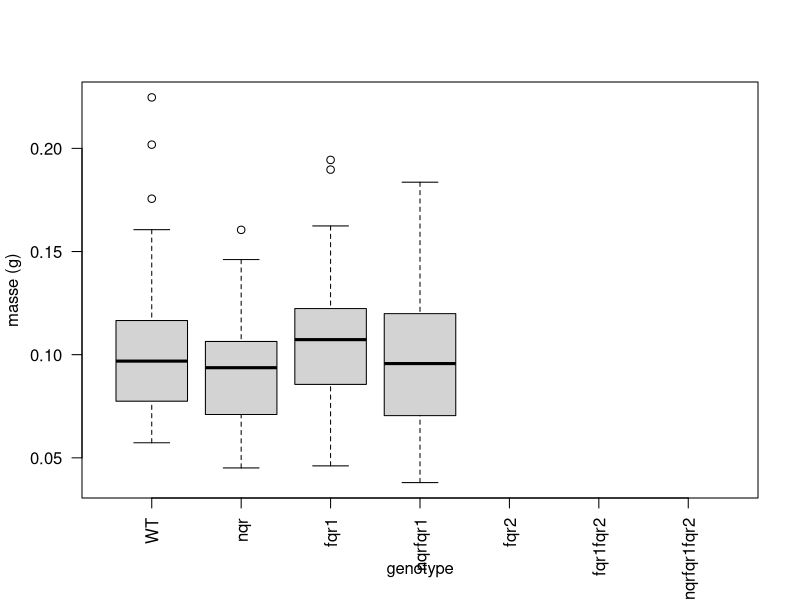

Write R code to recreate this figure. (Note: this script raises an error after producing the figure.)
remove(list = ls())
library("ggplot2")
library("cowplot")

data <- read.csv("masseGrainesPlantes.csv", header = TRUE)

data$genotype <- factor(data$genotype, levels = c("WT", "nqr", "fqr1", "nqrfqr1", "fqr2", "fqr1fqr2", "nqrfqr1fqr2"))

gen1 <- c("WT", "nqr", "fqr1", "nqrfqr1")
df1 <- data[data$genotype == "WT" | 
              data$genotype == "nqr" | 
              data$genotype == "fqr1" | 
              data$genotype == "nqrfqr1",]

for (g in unique(df1$genotype)) {
  d <- df1[df1$genotype == g,]
  p <- boxplot(masse ~ genotype, data = df1, ylab = "masse (g)", las = 2)
  save_plot("boxplot1.png", p)
}

for (g in unique(df1$genotype)) {
  d <- df1[df1$genotype == g,]
  p <- ggplot(d, aes(genotype, masse)) +
    geom_boxplot()
  save_plot("boxplot1.png", p)
}

